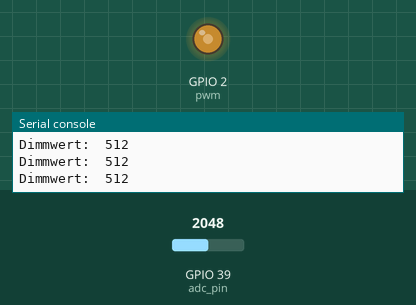
Recording of a program running on a simulated ESP32 board running MicroPython. Parts: output pins drawn as LEDs (lit = HIGH), the last lines printed to the serial console. Inputs (shaded band) come from the test bench; at power-on: GPIO 39 (adc_pin) = 2048 (analog values on the 0–4095 scale).

Above: at 1.2 s.
1.3 s: GPIO 39 (adc_pin) set to 2866
At 1.7 s:
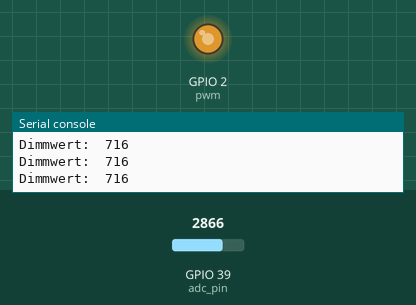
2.8 s: GPIO 39 (adc_pin) set to 3603
At 4.0 s:
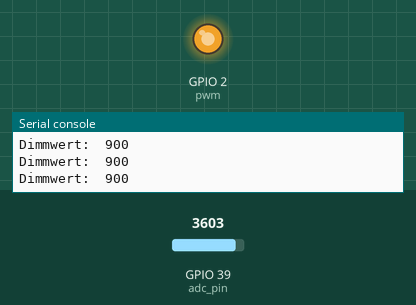
4.3 s: GPIO 39 (adc_pin) set to 491
At 5.5 s:
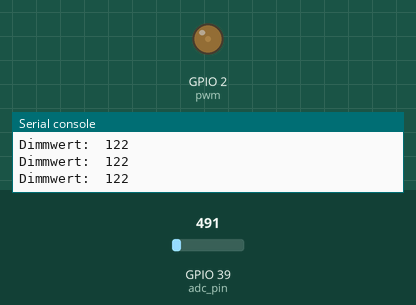
5.8 s: GPIO 39 (adc_pin) set to 0
At 6.8 s:
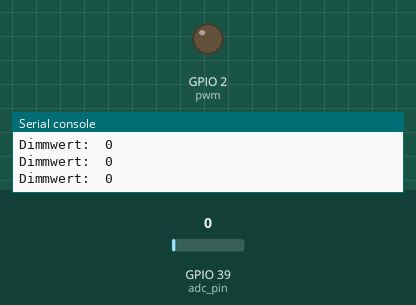
Timing chart, 0 to 8.3 s (numbered marks = the images above; inputs shaded):
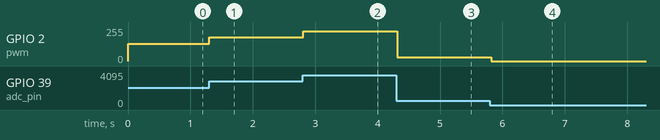

Measured:
- after the input at 1.3 s, GPIO 2 (pwm): 128/255 → 178/255 at once
- after the input at 2.8 s, GPIO 2 (pwm): 178/255 → 224/255 at once
- after the input at 4.3 s, GPIO 2 (pwm): 224/255 → 30/255 at once
- after the input at 5.8 s, GPIO 2 (pwm): 30/255 → 0/255 at once

The program:

LED_dimmen.py
```python
"""
Board: ESP32 R32
Funktion: Am Analogeingang GPIO39 das Poti anschliessen, der Dimmwert der internen LED wird in der Kommandozeile angezeigt
USB: CH340
https://github.com/frankyhub/Arduino-Beispiele_I/tree/master/CH341SER%20Serieller%20Treiber%20NANO
Flash: esp32-idf3-20210125-unstable-v1.13-283-g203e1d2a6.bin
https://micropython.org/download/esp32/
#khf 25.01.2021
"""
import machine
import sys
import utime
import time
pwm = machine.PWM(machine.Pin(2))
pwm.freq(60)

# Pin  Definition
adc_pin = machine.Pin(39)

# Erstellen eines ADC-Objekts fuer den PIN
adc = machine.ADC(adc_pin)

# 11 dB map
adc.atten(adc.ATTN_11DB)
while True:
    # Lade ADC
    val = adc.read()
    val = val/4
    print("Dimmwert: ", int(val))
    out = int(val)
    pwm.duty(out)
    time.sleep(0.1)
```
